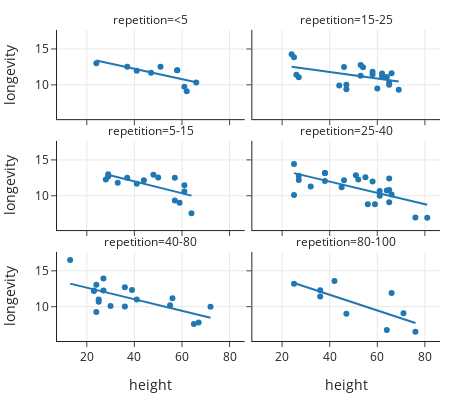

Here is the notebook cell this chart was saved with:
### Markdown cell above
The facet plot below is one example; each of the six scatter plots shows the
relationship between longevity and height for a different range of repetitions.
By separating scatter plots, we can assess how the relationship between two
quantitative values changes across the subgroups. And, we can more easily see the range of
height and longevity for each repetition range.

### Code cell
fig = px.scatter(dogs.dropna(subset=['repetition']), x='height', y='longevity', 
                 facet_col='repetition', facet_col_wrap=2, trendline='ols',
                width=450, height=400)
margin(fig, t=30)
fig.show()

### Figure 1 — Plotly figure (JSON) as saved in the notebook; plotly's stock layout.template omitted (floating-point values rounded to 4 significant figures)
{"data": [{"hovertemplate": "repetition=<5<br>height=%{x}<br>longevity=%{y}<extra></extra>", "legendgroup": "", "marker": {"color": "#1F77B4", "symbol": "circle"}, "mode": "markers", "name": "", "orientation": "v", "showlegend": false, "type": "scatter", "x": [51, 24, 47, 37, 41, 58, 58, 66, 62, 61], "xaxis": "x5", "y": [12.52, 13, 11.67, 12.53, 11.95, 12.04, 12.04, 10.33, 9.11, 9.73], "yaxis": "y5"}, {"hovertemplate": "<b>OLS trendline</b><br>longevity = -0.0721137 * height + 15.1337<br>R<sup>2</sup>=0.535115<br><br>repetition=<5<br>height=%{x}<br>longevity=%{y} <b>(trend)</b><extra></extra>", "legendgroup": "", "marker": {"color": "#1F77B4", "symbol": "circle"}, "mode": "lines", "name": "", "showlegend": false, "type": "scatter", "x": [24, 37, 41, 47, 51, 58, 58, 61, 62, 66], "xaxis": "x5", "y": [13.4, 12.47, 12.18, 11.74, 11.46, 10.95, 10.95, 10.73, 10.66, 10.37], "yaxis": "y5"}, {"hovertemplate": "repetition=15-25<br>height=%{x}<br>longevity=%{y}<extra></extra>", "legendgroup": "", "marker": {"color": "#1F77B4", "symbol": "circle"}, "mode": "markers", "name": "", "orientation": "v", "showlegend": false, "type": "scatter", "x": [null, 25, 46, 26, 27, null, 66, 58, 54, 60, 64, 62, 62, 53, 65, 47, 65, 47, 69, 58, 46, 53, 44, null, 29, 51, 25, 42, 24], "xaxis": "x6", "y": [14, 13.84, 12.49, 11.42, 11.05, 12.6, 11.63, 11.83, 12.44, 9.48, 11.1, 11.57, 11.17, 11.27, 10.34, 10, 10, 9.4, 9.32, 11.45, null, 12.77, 9.9, 9.32, null, null, null, null, 14.25], "yaxis": "y6"}, {"hovertemplate": "<b>OLS trendline</b><br>longevity = -0.0456982 * height + 13.6117<br>R<sup>2</sup>=0.235689<br><br>repetition=15-25<br>height=%{x}<br>longevity=%{y} <b>(trend)</b><extra></extra>", "legendgroup": "", "marker": {"color": "#1F77B4", "symbol": "circle"}, "mode": "lines", "name": "", "showlegend": false, "type": "scatter", "x": [24, 25, 26, 27, 44, 46, 47, 47, 53, 53, 54, 58, 58, 60, 62, 62, 64, 65, 65, 66, 69], "xaxis": "x6", "y": [12.51, 12.47, 12.42, 12.38, 11.6, 11.51, 11.46, 11.46, 11.19, 11.19, 11.14, 10.96, 10.96, 10.87, 10.78, 10.78, 10.69, 10.64, 10.64, 10.6, 10.46], "yaxis": "y6"}, {"hovertemplate": "repetition=5-15<br>height=%{x}<br>longevity=%{y}<extra></extra>", "legendgroup": "", "marker": {"color": "#1F77B4", "symbol": "circle"}, "mode": "markers", "name": "", "orientation": "v", "showlegend": false, "type": "scatter", "x": [48, 41, 37, 33, 50, 61, null, 59, 61, 28, 64, 61, 61, 29, 61, 57, 44, 29, 47, 57, 64], "xaxis": "x3", "y": [12.92, 11.66, 12.5, 11.81, 12.54, 11.46, 9.67, 9.02, 10.6, 12.25, 7.56, null, null, 12.7, null, 9.33, 12.17, 13, null, 12.5, null], "yaxis": "y3"}, {"hovertemplate": "<b>OLS trendline</b><br>longevity = -0.0828993 * height + 15.3256<br>R<sup>2</sup>=0.441182<br><br>repetition=5-15<br>height=%{x}<br>longevity=%{y} <b>(trend)</b><extra></extra>", "legendgroup": "", "marker": {"color": "#1F77B4", "symbol": "circle"}, "mode": "lines", "name": "", "showlegend": false, "type": "scatter", "x": [28, 29, 29, 33, 37, 41, 44, 48, 50, 57, 57, 59, 61, 61, 64], "xaxis": "x3", "y": [13.0, 12.92, 12.92, 12.59, 12.26, 11.93, 11.68, 11.35, 11.18, 10.6, 10.6, 10.43, 10.27, 10.27, 10.02], "yaxis": "y3"}, {"hovertemplate": "repetition=25-40<br>height=%{x}<br>longevity=%{y}<extra></extra>", "legendgroup": "", "marker": {"color": "#1F77B4", "symbol": "circle"}, "mode": "markers", "name": "", "orientation": "v", "showlegend": false, "type": "scatter", "x": [55, null, 51, 27, null, 27, 65, 25, 52, null, 25, 32, 38, 58, null, 66, 65, 59, 61, 81, 76, 58, 42, 64, 48, 64, 61, 45, 61, 64, 46, 71, 65, null, 38, 46, 38, 38, 56], "xaxis": "x4", "y": [12.58, 12.63, 12.87, 12.8, 13.51, 12.21, 12.42, 14.42, 12.28, 10.92, 10.1, 11.29, 12.05, 12, 9.36, 10.16, 9.1, 8.81, 10.67, 6.94, 6.96, null, null, null, null, 10.75, null, 11.17, 10, null, null, null, 10.8, 8.7, 13.17, 12.16, null, 13.17, 8.8], "yaxis": "y4"}, {"hovertemplate": "<b>OLS trendline</b><br>longevity = -0.0787387 * height + 15.126<br>R<sup>2</sup>=0.445933<br><br>repetition=25-40<br>height=%{x}<br>longevity=%{y} <b>(trend)</b><extra></extra>", "legendgroup": "", "marker": {"color": "#1F77B4", "symbol": "circle"}, "mode": "lines", "name": "", "showlegend": false, "type": "scatter", "x": [25, 25, 27, 27, 32, 38, 38, 38, 45, 46, 51, 52, 55, 56, 58, 59, 61, 61, 64, 65, 65, 65, 66, 76, 81], "xaxis": "x4", "y": [13.16, 13.16, 13.0, 13.0, 12.61, 12.13, 12.13, 12.13, 11.58, 11.5, 11.11, 11.03, 10.8, 10.72, 10.56, 10.48, 10.32, 10.32, 10.09, 10.01, 10.01, 10.01, 9.929, 9.142, 8.748], "yaxis": "y4"}, {"hovertemplate": "repetition=40-80<br>height=%{x}<br>longevity=%{y}<extra></extra>", "legendgroup": "", "marker": {"color": "#1F77B4", "symbol": "circle"}, "mode": "markers", "name": "", "orientation": "v", "showlegend": false, "type": "scatter", "x": [27, 13, 23, null, 39, 41, 24, 36, 23, 25, 56, null, 55, 65, 67, 30, 72, 24, 37, 36, 27, 25], "xaxis": "x", "y": [13.92, 16.5, 12.25, 12, 12.31, 11, 13.07, 10.02, 12.17, 10.69, 11.19, 9, 10.21, 7.57, 7.78, 10.08, 10, 9.25, null, 12.7, 12.25, 11], "yaxis": "y"}, {"hovertemplate": "<b>OLS trendline</b><br>longevity = -0.0804802 * height + 14.26<br>R<sup>2</sup>=0.443950<br><br>repetition=40-80<br>height=%{x}<br>longevity=%{y} <b>(trend)</b><extra></extra>", "legendgroup": "", "marker": {"color": "#1F77B4", "symbol": "circle"}, "mode": "lines", "name": "", "showlegend": false, "type": "scatter", "x": [13, 23, 23, 24, 24, 25, 25, 27, 27, 30, 36, 36, 39, 41, 55, 56, 65, 67, 72], "xaxis": "x", "y": [13.21, 12.41, 12.41, 12.33, 12.33, 12.25, 12.25, 12.09, 12.09, 11.85, 11.36, 11.36, 11.12, 10.96, 9.834, 9.753, 9.029, 8.868, 8.465], "yaxis": "y"}, {"hovertemplate": "repetition=80-100<br>height=%{x}<br>longevity=%{y}<extra></extra>", "legendgroup": "", "marker": {"color": "#1F77B4", "symbol": "circle"}, "mode": "markers", "name": "", "orientation": "v", "showlegend": false, "type": "scatter", "x": [25, 36, 36, 42, 66, null, 71, 47, 64, 76, null], "xaxis": "x2", "y": [13.2, 12.3, 11.43, 13.58, 11.92, 11.56, 9.08, 9.01, 6.75, 6.5, 6.29], "yaxis": "y2"}, {"hovertemplate": "<b>OLS trendline</b><br>longevity = -0.109247 * height + 16.039<br>R<sup>2</sup>=0.551488<br><br>repetition=80-100<br>height=%{x}<br>longevity=%{y} <b>(trend)</b><extra></extra>", "legendgroup": "", "marker": {"color": "#1F77B4", "symbol": "circle"}, "mode": "lines", "name": "", "showlegend": false, "type": "scatter", "x": [25, 36, 36, 42, 47, 64, 66, 71, 76], "xaxis": "x2", "y": [13.31, 12.11, 12.11, 11.45, 10.9, 9.047, 8.829, 8.283, 7.736], "yaxis": "y2"}], "layout": {"annotations": [{"font": {}, "showarrow": false, "text": "repetition=40-80", "x": 0.245, "xanchor": "center", "xref": "paper", "y": 0.2867, "yanchor": "bottom", "yref": "paper"}, {"font": {}, "showarrow": false, "text": "repetition=80-100", "x": 0.755, "xanchor": "center", "xref": "paper", "y": 0.2867, "yanchor": "bottom", "yref": "paper"}, {"font": {}, "showarrow": false, "text": "repetition=5-15", "x": 0.245, "xanchor": "center", "xref": "paper", "y": 0.6433, "yanchor": "bottom", "yref": "paper"}, {"font": {}, "showarrow": false, "text": "repetition=25-40", "x": 0.755, "xanchor": "center", "xref": "paper", "y": 0.6433, "yanchor": "bottom", "yref": "paper"}, {"font": {}, "showarrow": false, "text": "repetition=<5", "x": 0.245, "xanchor": "center", "xref": "paper", "y": 1.0, "yanchor": "bottom", "yref": "paper"}, {"font": {}, "showarrow": false, "text": "repetition=15-25", "x": 0.755, "xanchor": "center", "xref": "paper", "y": 1.0, "yanchor": "bottom", "yref": "paper"}], "height": 400, "legend": {"tracegroupgap": 0}, "margin": {"t": 30}, "width": 450, "xaxis": {"anchor": "y", "autorange": true, "domain": [0, 0.49], "range": [7.467, 86.53], "title": {"text": "height"}, "type": "linear"}, "xaxis2": {"anchor": "y2", "autorange": true, "domain": [0.51, 1], "matches": "x", "range": [7.467, 86.53], "title": {"text": "height"}, "type": "linear"}, "xaxis3": {"anchor": "y3", "autorange": true, "domain": [0, 0.49], "matches": "x", "range": [7.467, 86.53], "showticklabels": false, "type": "linear"}, "xaxis4": {"anchor": "y4", "autorange": true, "domain": [0.51, 1], "matches": "x", "range": [7.467, 86.53], "showticklabels": false, "type": "linear"}, "xaxis5": {"anchor": "y5", "autorange": true, "domain": [0, 0.49], "matches": "x", "range": [7.467, 86.53], "showticklabels": false, "type": "linear"}, "xaxis6": {"anchor": "y6", "autorange": true, "domain": [0.51, 1], "matches": "x", "range": [7.467, 86.53], "showticklabels": false, "type": "linear"}, "yaxis": {"anchor": "x", "autorange": true, "domain": [0, 0.2867], "range": [5.138, 17.65], "title": {"text": "longevity"}, "type": "linear"}, "yaxis2": {"anchor": "x2", "autorange": true, "domain": [0, 0.2867], "matches": "y", "range": [5.138, 17.65], "showticklabels": false, "type": "linear"}, "yaxis3": {"anchor": "x3", "autorange": true, "domain": [0.3567, 0.6433], "matches": "y", "range": [5.138, 17.65], "title": {"text": "longevity"}, "type": "linear"}, "yaxis4": {"anchor": "x4", "autorange": true, "domain": [0.3567, 0.6433], "matches": "y", "range": [5.138, 17.65], "showticklabels": false, "type": "linear"}, "yaxis5": {"anchor": "x5", "autorange": true, "domain": [0.7133, 1.0], "matches": "y", "range": [5.138, 17.65], "title": {"text": "longevity"}, "type": "linear"}, "yaxis6": {"anchor": "x6", "autorange": true, "domain": [0.7133, 1.0], "matches": "y", "range": [5.138, 17.65], "showticklabels": false, "type": "linear"}}}
